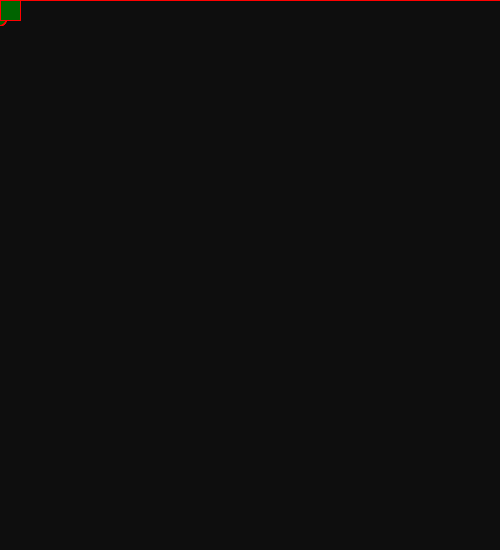
Frame 1 (no input)
Frame 60 (the mouse pressed at the canvas centre just before this capture): blank canvas, image omitted
Frame 120 (the mouse held since frame 60 and released just before this capture): blank canvas, image omitted

The Processing sketch that drew this single still picture (run headless with seeded random() and noise(); from frame 60 on, the mouse is pressed at the canvas centre):

// Processing sketch: processing_92061
// ── processing_92061.pde

int num_of_ellipse = 20;
float [] elX = new float [num_of_ellipse];
float [] elY = new float [num_of_ellipse];
float [] elSpeed = new float [num_of_ellipse];
float gravity = .5;
int currentClick = 0;
void setup () {
  size (500, 550);
}
void draw () {
  background (14);
  for (int i = 0; i < num_of_ellipse; i++) {
    fill(0,100, map(elY[i], 0, height, 0, 255));
    ellipse ( elX [i], elY[i], 20, 50);
    stroke ( 255,0,0);
    line(0,elY[i], width, elY[i]);
    rect ( elX [i], elY[i], 20, 20);
    elY[i] += elSpeed[i];
    elSpeed[i] += gravity;
  }
}

void mouseDragged() {
  elX[currentClick]= mouseX;
  elY[currentClick]= mouseY;
  elSpeed[currentClick] = -10;
  currentClick+=1;
  if (currentClick >= num_of_ellipse) { 
    currentClick =0;
  }
}
